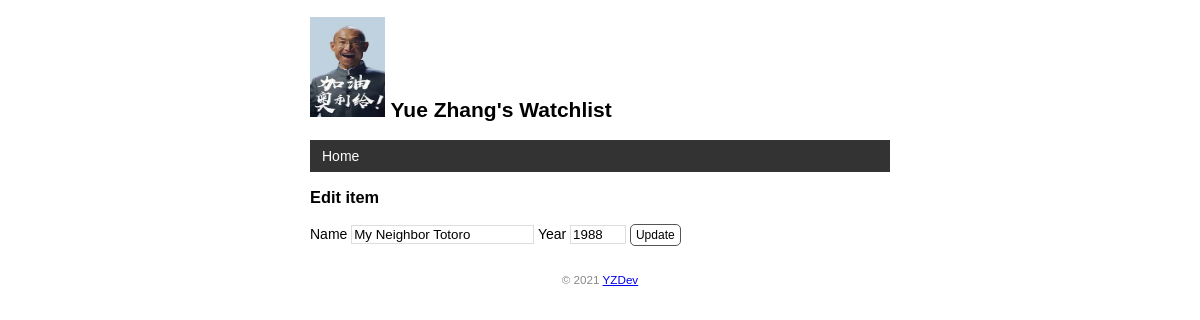
The app's page /movie/edit/1 with its own data.
### app.py (models this page shows)
class User(db.Model):
    id = db.Column(db.Integer,primary_key=True)
    name = db.Column(db.String(20))

class Movie(db.Model):
    id = db.Column(db.Integer,primary_key=True)
    title = db.Column(db.String(60))
    year = db.Column(db.String(4))

### app.py (the view, shortened to what this page needs)
@app.route('/movie/edit/<int:movie_id>', methods=['GET', 'POST'])
def edit(movie_id):
    movie = Movie.query.get_or_404(movie_id)
    return render_template('edit.html', movie=movie)

### app.py (called while the page is built)
@app.context_processor
def inject_user():
    user = User.query.first()
    return dict(user=user) # return {'user': user}

### templates/edit.html
{% extends 'base.html' %}
{% block content %}
<h3>Edit item</h3>
<form method="post">
    Name <input type="text" name="title" autocomplete="off" required value="{{ movie.title }}">
    Year <input type="text" name="year" autocomplete="off" required value="{{ movie.year }}">
    <input class="btn" type="submit" name="submit" value="Update">
</form>
{% endblock %}

### templates/base.html (shortened to what this page needs)
<!DOCTYPE html>
<html lang="en">
<head>
    {% block head %}
    <link rel="stylesheet" href="{{ url_for('static', filename='style.css') }}" type="text/css">
    {% endblock %}
</head>
<body>
<h2>
    <img alt="Avatar" class="avatar" src="{{ url_for('static', filename='images/aoligei.jfif') }}">
    {{ user.name }}'s Watchlist
</h2>
<nav>
    <ul>
        <li><a href="{{ url_for('index') }}">Home</a></li>
    </ul>
</nav>
{% block content %}{% endblock %}
<footer>
    <small>&copy; 2021 <a href="https://github.com/zhangyue66">YZDev</a></small>
</footer>
</body>
</html>

### static/style.css (style rules this page uses)
body { margin: auto; max-width: 580px; font-size: 14px; font-family: Helvetica, Arial, sans-serif; }
footer { color: #888; margin-top: 15px; text-align: center; padding: 10px; }
.avatar { height: 100px; width: 75px; }
nav ul { list-style-type: none; margin: 0; padding: 0; overflow: hidden; background-color: #333; }
nav li { float: left; }
nav li a { display: block; color: white; text-align: center; padding: 8px 12px; text-decoration: none; }
input[type=submit] { font-family: inherit; }
input[type=text] { border: 1px solid #ddd; }
input[name=year] { width: 50px; }
.btn { font-size: 12px; padding: 3px 5px; text-decoration: none; cursor: pointer; background-color: white; color: black; border: 1px solid #555555; border-radius: 5px; }

### records on screen
User: name "Yue Zhang"
Movie: title "My Neighbor Totoro", year "1988"
